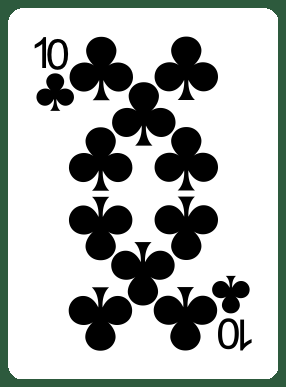
#> input picture assets/card_images/10_of_clubs.png, 286 x 387 px; its folder holds only this picture in this run
$ python script.py
#> lines starting #> are read from the running program, lines starting #| are printed output that depends on the picture; after the words box and inside, x2 and y2 are one past the last pixel; in counts of white or black regions, pixels touching at a corner belong together
#> further down, img is the input picture: PIL image 286x387 RGBA; mean R, G, B, A 176, 180.4, 177.6, 255
from PIL import Image, ImageDraw
import os

CARD_DIR = "assets/card_images"
PADDING = 8         # khoảng trắng xung quanh
RADIUS = 15         # bo góc
BG_COLOR = (45, 90, 61, 255)   # nền trắng

def add_rounded_corners(im, radius):
    """Tạo mask bo góc cho ảnh."""
#> called with radius = 15
    mask = Image.new("L", im.size, 0)
#> mask: PIL image 286x387 L; every value is 0
    draw = ImageDraw.Draw(mask)
    draw.rounded_rectangle([0, 0, im.size[0], im.size[1]], radius=radius, fill=255)
    im.putalpha(mask)
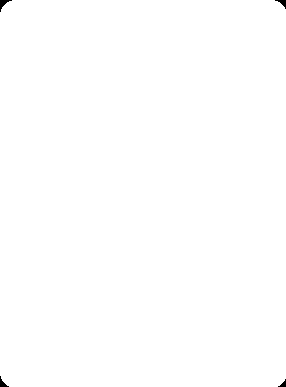
#> mask: PIL image 286x387 L; 99.9% white; 4 black regions, box (x1, y1, x2, y2) and area: (0, 0, 12, 12) 53, (275, 0, 286, 9) 41, (0, 376, 9, 387) 41, (278, 379, 286, 387) 30
    return im

for filename in os.listdir(CARD_DIR):
    if filename.endswith(".png"):
        path = os.path.join(CARD_DIR, filename)
        img = Image.open(path).convert("RGBA")

        # Bo góc ảnh gốc
        img = add_rounded_corners(img, RADIUS)

        # Tạo canvas với padding và nền trắng
        new_size = (img.width + PADDING * 2, img.height + PADDING * 2)
#> new_size = (302, 403)
        canvas = Image.new("RGBA", new_size, BG_COLOR)
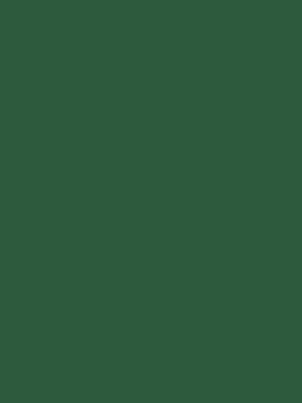
#> canvas: PIL image 302x403 RGBA; mean R, G, B, A 45, 90, 61, 255
        canvas.paste(img, (PADDING, PADDING), img)
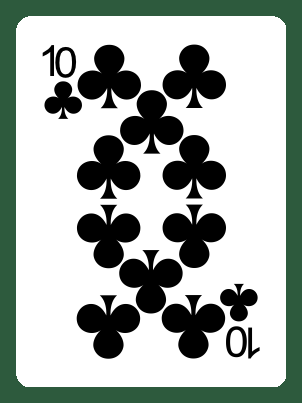
#> canvas: PIL image 302x403 RGBA; mean R, G, B, A 164.2, 172.2, 167, 255

        # Lưu lại
        canvas.save(path, "PNG")
        print(f"Đã xử lý {filename}")

print("✅ Hoàn tất bo góc + padding + nền trắng!")

$ run again, on assets/card_images/2_of_clubs.png
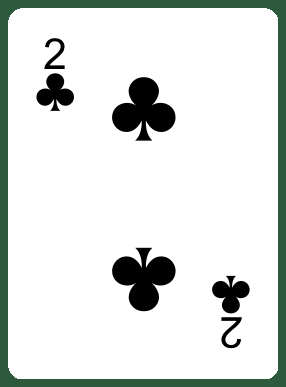
#> input picture assets/card_images/2_of_clubs.png, 286 x 387 px
#> img is the input picture: PIL image 286x387 RGBA; mean R, G, B, A 219.3, 223.6, 220.8, 255
#> `canvas.paste(img, (PADDING, PADDING), img)`:
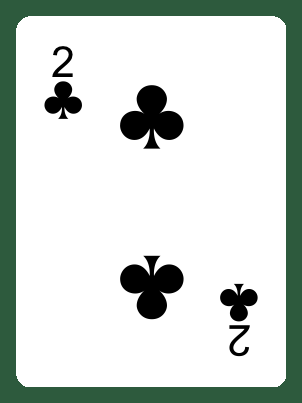
#> canvas: PIL image 302x403 RGBA; mean R, G, B, A 203.5, 211.5, 206.4, 255
